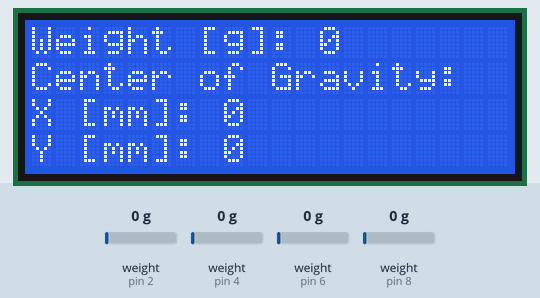
Bench run of a sketch on a simulated Arduino Uno, built with avr-gcc and run on an emulated ATmega328P. On the bench: 20×4 character LCD. The test bench sets the inputs (shaded band); at power-on: weight on the scale (sensors on pin 2, pin 4, pin 6, pin 8) 0 g.

Above: at 5.4 s.
5.5 s: weight on the scale (sensor on pin 2) set to 100 g
At 7.0 s:
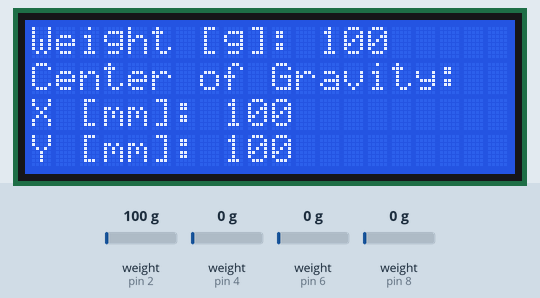
7.6 s: weight on the scale (sensor on pin 4) set to 100 g
At 9.0 s:
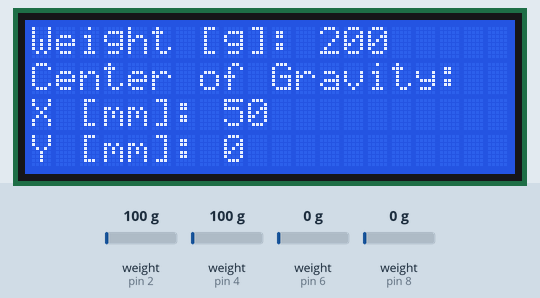
9.7 s: weight on the scale (sensor on pin 6) set to 100 g
At 11.0 s:
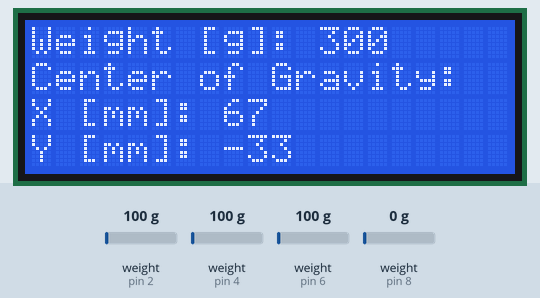
11.7 s: weight on the scale (sensor on pin 8) set to 100 g
At 12.5 s:
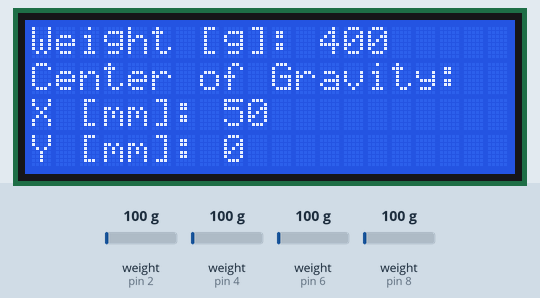
13.3 s: weight on the scale (sensor on pin 2) set to 1250 g
At 14.6 s:
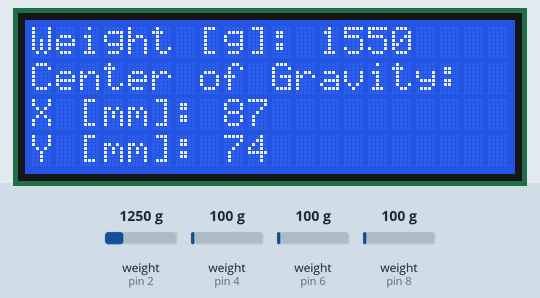
15.3 s: weight on the scale (sensor on pin 4) set to 1250 g
At 16.5 s:
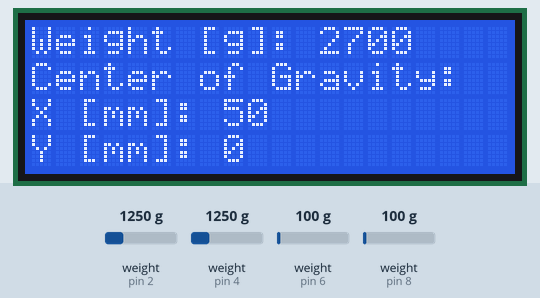
Timing chart, 0 to 18.3 s (numbered marks = the images above; inputs shaded):
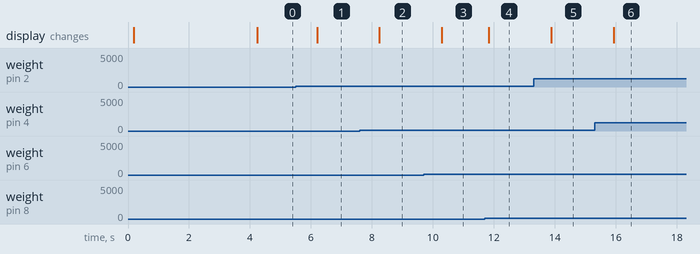

The sketch:

main.ino
```cpp
#include "HX711.h"
#include <Wire.h>
#include <LiquidCrystal_I2C.h>

#define LOADCELL_1_DOUT_PIN 2
#define LOADCELL_1_SCK_PIN 3
#define LOADCELL_2_DOUT_PIN 4
#define LOADCELL_2_SCK_PIN 5
#define LOADCELL_3_DOUT_PIN 6
#define LOADCELL_3_SCK_PIN 7
#define LOADCELL_4_DOUT_PIN 8
#define LOADCELL_4_SCK_PIN 9

HX711 loadCell1;
HX711 loadCell2;
HX711 loadCell3;
HX711 loadCell4;

float xCoordinates[] = {100.0, 0.0, 100.0, -0.0}; // Modify these values based on your setup in mm
float yCoordinates[] = {100.0, -100.0, -100.0, 100.0}; // Modify these values based on your setup in mm

float calibration_factor_1 = 435; // Modify these values based on your calibration
float calibration_factor_2 = 440; // Modify these values based on your calibration
float calibration_factor_3 = -436; // Modify these values based on your calibration
float calibration_factor_4 = -432; // Modify these values based on your calibration

float centerX;
float centerY;

  float totalWeight_old = 0;
  float centerX_old = 0;
  float centerY_old = 0;

// Define the I2C address of your LCD (you may need to adjust this)
#define LCD_I2C_ADDR 0x27

// Define the number of columns and rows of your LCD (20x4)
#define LCD_COLUMNS 20
#define LCD_ROWS 4

// Create an LCD object
LiquidCrystal_I2C lcd(LCD_I2C_ADDR, LCD_COLUMNS, LCD_ROWS);

void initializeLoadCells() {
  loadCell1.begin(LOADCELL_1_DOUT_PIN, LOADCELL_1_SCK_PIN);
  loadCell2.begin(LOADCELL_2_DOUT_PIN, LOADCELL_2_SCK_PIN);
  loadCell3.begin(LOADCELL_3_DOUT_PIN, LOADCELL_3_SCK_PIN);
  loadCell4.begin(LOADCELL_4_DOUT_PIN, LOADCELL_4_SCK_PIN);
}

void tareLoadCells() {
  loadCell1.set_scale();
  loadCell1.tare();
  loadCell2.set_scale();
  loadCell2.tare();
  loadCell3.set_scale();
  loadCell3.tare();
  loadCell4.set_scale();
  loadCell4.tare();
}

// Initial LCD display
void initializeLCD() {
  lcd.clear();
  lcd.print("Weight [g]: ");
  lcd.print("0");
  lcd.setCursor(0, 1);
  lcd.print("Center of Gravity:");
  lcd.setCursor(0, 2);
  lcd.print("X [mm]: ");
  lcd.print("0");
  lcd.setCursor(0, 3);
  lcd.print("Y [mm]: ");
  lcd.print("0");
  delay(10);
}

float readLoadCell(HX711& loadCell, float calibrationFactor) {
  loadCell.set_scale(calibrationFactor);
  float weight = loadCell.get_units();
  if (isnan(weight)) {
    lcd.clear();
    lcd.print("Error: Invalid weight");
    lcd.setCursor(0, 1);
    lcd.print("reading. Check cell.");
    delay(2000);  // Display error for 2 seconds
  }
  return weight;
}

void setup() {
  // Initialize the LCD
  lcd.init();
  lcd.backlight();
  delay(100);


  initializeLoadCells();
  lcd.clear();
  lcd.print("Load cells ready");
  lcd.setCursor(0, 1);
  lcd.print("Taring...");
  tareLoadCells();

  initializeLCD();
}

void loop() {
  float weight1 = readLoadCell(loadCell1, calibration_factor_1);
  float weight2 = readLoadCell(loadCell2, calibration_factor_2);
  float weight3 = readLoadCell(loadCell3, calibration_factor_3);
  float weight4 = readLoadCell(loadCell4, calibration_factor_4);

  if (isnan(weight1) || isnan(weight2) || isnan(weight3) || isnan(weight4)) {
    lcd.clear();
    lcd.print("Error: Invalid weight");
    lcd.setCursor(0, 1);
    lcd.print("reading. Check cells.");
    delay(2000);  // Display error for 2 seconds
    return;
  }

  float totalWeight = weight1 + weight2 + weight3 + weight4;

  if (totalWeight < 10) {
    centerX = 0;
    centerY = 0;
  } else {
    centerX = ((weight1 * xCoordinates[0]) + (weight2 * xCoordinates[1]) + (weight3 * xCoordinates[2]) + (weight4 * xCoordinates[3])) / totalWeight;
    centerY = ((weight1 * yCoordinates[0]) + (weight2 * yCoordinates[1]) + (weight3 * yCoordinates[2]) + (weight4 * yCoordinates[3])) / totalWeight;
  }


  // Print output onto screen only if the value changes
  if(abs(totalWeight_old - totalWeight) >= 0.5){
    lcd.setCursor(12, 0);
    lcd.print("        ");
    lcd.setCursor(12, 0);
    lcd.print(totalWeight, 0);
  }

  if(abs(centerX_old - centerX) >= 0.5){
    lcd.setCursor(8, 2);
    lcd.print("            ");
    lcd.setCursor(8, 2);
    lcd.print(centerX, 0);
  }

  if(abs(centerY_old - centerY) >= 0.5){
    lcd.setCursor(8, 3);
    lcd.print("            ");
    lcd.setCursor(8, 3);
    lcd.print(centerY, 0);
  }


  totalWeight_old = totalWeight;
  centerX_old = centerX;
  centerY_old = centerY;

  delay(100);
}
```

Measured:
- after the input at 5.5 s, the display: changes after 0.70 s (image 1)
- after the input at 7.6 s, the display: changes after 0.64 s (image 2)
- after the input at 9.7 s, the display: changes after 0.59 s (image 3)
- after the input at 11.7 s, the display: changes after 0.13 s (image 4)
- after the input at 13.3 s, the display: changes after 0.58 s (image 5)
- after the input at 15.3 s, the display: changes after 0.62 s (image 6)
